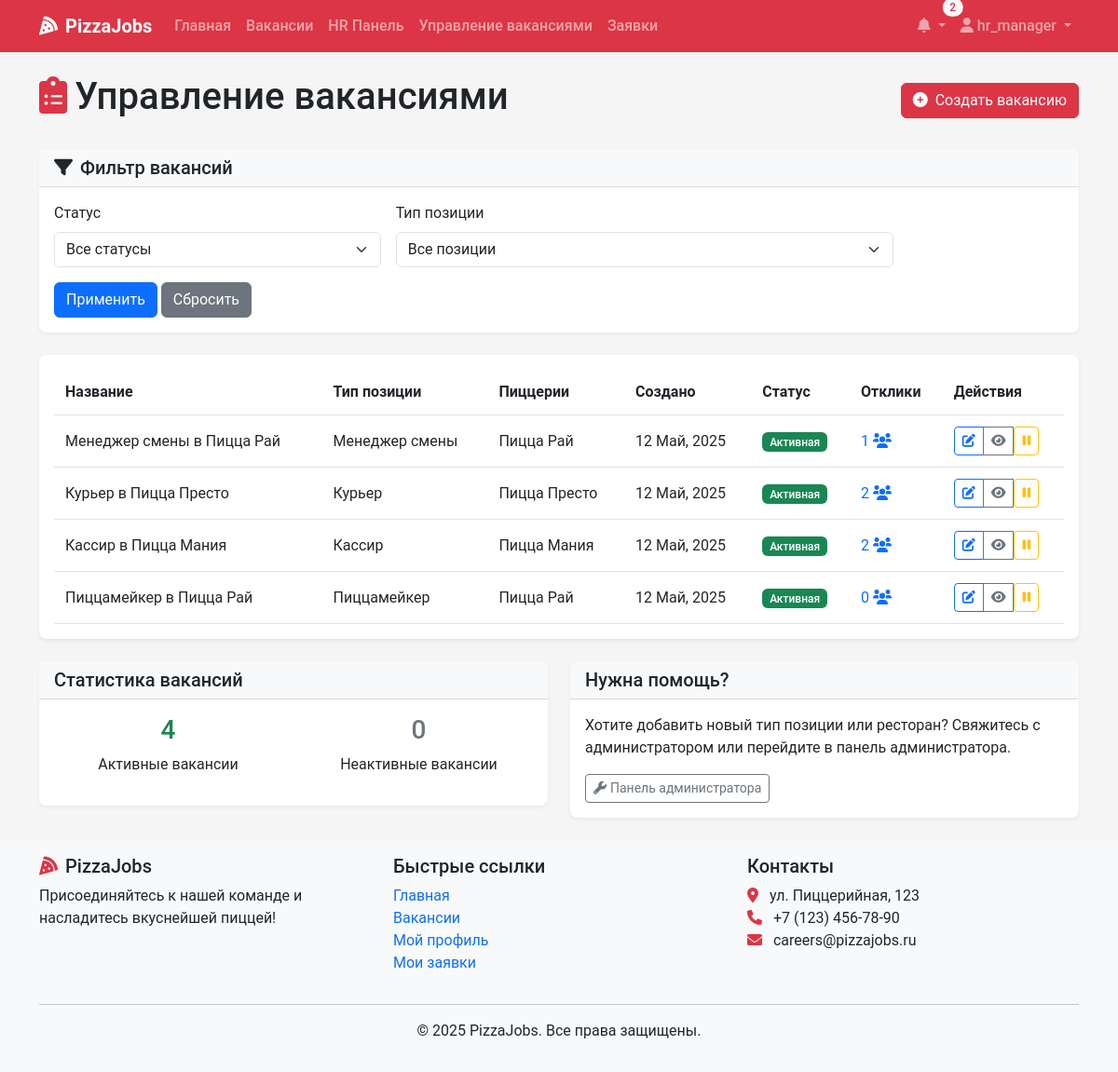
The page /hr/vacancies/ (signed in) on the database its author committed.
### recruitment/models.py (models this page shows, shortened)
class Vacancy(models.Model):
    title = models.CharField(max_length=100)
    position_type = models.ForeignKey(PositionType, on_delete=models.CASCADE, related_name='vacancies')
    restaurants = models.ManyToManyField(Restaurant, related_name='vacancies')
    description = models.TextField()
    requirements = models.TextField()
    responsibilities = models.TextField()
    conditions = models.TextField()
    salary_min = models.DecimalField(max_digits=10, decimal_places=2, null=True, blank=True)
    salary_max = models.DecimalField(max_digits=10, decimal_places=2, null=True, blank=True)
    is_active = models.BooleanField(default=True)
    created_at = models.DateTimeField(auto_now_add=True)
    updated_at = models.DateTimeField(auto_now=True)
    created_by = models.ForeignKey(User, on_delete=models.SET_NULL, null=True, related_name='created_vacancies')
    class Meta:
        verbose_name_plural = "Vacancies"

class PositionType(models.Model):
    title = models.CharField(max_length=100, unique=True)
    description = models.TextField()

class Restaurant(models.Model):
    name = models.CharField(max_length=100)
    address = models.CharField(max_length=255)
    city = models.CharField(max_length=100)
    manager = models.ForeignKey(User, on_delete=models.SET_NULL, null=True, blank=True, related_name='managed_restaurants')

### recruitment/views.py (the view)
# urls.py: path('hr/vacancies/', views.manage_vacancies, name='manage_vacancies'),
@login_required
@hr_required
def manage_vacancies(request):
    vacancies = Vacancy.objects.all().order_by('-created_at')
    status_filter = request.GET.get('status', '')
    if status_filter == 'active':
        vacancies = vacancies.filter(is_active=True)
    elif status_filter == 'inactive':
        vacancies = vacancies.filter(is_active=False)
    position_filter = request.GET.get('position_type', '')
    if position_filter:
        vacancies = vacancies.filter(position_type__id=position_filter)
    paginator = Paginator(vacancies, 20)
    page_number = request.GET.get('page')
    page_obj = paginator.get_page(page_number)
    total = Vacancy.objects.count()
    active = Vacancy.objects.filter(is_active=True).count()
    inactive = total - active
    position_types = PositionType.objects.all()
    context = {
        'page_obj': page_obj,
        'position_types': position_types,
        'selected_status': status_filter,
        'selected_position_type': position_filter,
        'total_vacancies': total,
        'active_vacancies': active,
        'inactive_vacancies': inactive,
    }
    return render(request, 'hr/vacancies_list.html', context)

### recruitment/context_processors.py (called while the page is built)
def notifications_processor(request):
    if request.user.is_authenticated:
        unread_count = Notification.objects.filter(user=request.user, read=False).count()
        latest_notifs = Notification.objects.filter(user=request.user).order_by('-created_at')[:5]
    else:
        unread_count = 0
        latest_notifs = []
    return {
        'unread_count': unread_count,
        'latest_notifications': latest_notifs,
    }

### templates/hr/vacancies_list.html (shortened to what this page needs)
{% extends 'base.html' %}
{% block content %}
<div class="container">
    <div class="d-flex justify-content-between align-items-center mb-4">
        <h1><i class="fas fa-clipboard-list me-2 text-danger"></i>Управление вакансиями</h1>
        <div>
            <a href="{% url 'create_vacancy' %}" class="btn btn-danger">
                <i class="fas fa-plus-circle me-2"></i>Создать вакансию
            </a>
        </div>
    </div>
    <div class="card mb-4 shadow-sm">
        <div class="card-header bg-light">
            <h5 class="mb-0"><i class="fas fa-filter me-2"></i>Фильтр вакансий</h5>
        </div>
        <div class="card-body">
            <form method="get" class="row g-3">
                <div class="col-md-4">
                    <label for="status" class="form-label">Статус</label>
                    <select class="form-select" id="status" name="status">
                        <option value="">Все статусы</option>
                    </select>
                </div>
                <div class="col-md-6">
                    <label for="position_type" class="form-label">Тип позиции</label>
                    <select class="form-select" id="position_type" name="position_type">
                        <option value="">Все позиции</option>
                    </select>
                </div>
                <div class="col-12">
                    <button type="submit" class="btn btn-primary">Применить</button>
                    <a href="{% url 'manage_vacancies' %}" class="btn btn-secondary">Сбросить</a>
                </div>
            </form>
        </div>
    </div>
    <div class="card shadow">
        <div class="card-body">
            {% if page_obj %}
                <div class="table-responsive">
                    <table class="table table-hover align-middle">
                        <thead>
                            <tr>
                                <th>Название</th>
                                <th>Тип позиции</th>
                                <th>Пиццерии</th>
                                <th>Создано</th>
                                <th>Статус</th>
                                <th>Отклики</th>
                                <th>Действия</th>
                            </tr>
                        </thead>
                        <tbody>
                            {% for vacancy in page_obj %}
                                <tr>
                                    <td>{{ vacancy.title }}</td>
                                    <td>{{ vacancy.position_type.title }}</td>
                                    <td>
                                        {% if vacancy.restaurants.count == 1 %}
                                            {{ vacancy.restaurants.first.name }}
                                        {% else %}
                                            {{ vacancy.restaurants.count }} пиццерий
                                        {% endif %}
                                    </td>
                                    <td>{{ vacancy.created_at|date:"d M, Y" }}</td>
                                    <td>
                                        <span class="badge {% if vacancy.is_active %}bg-success{% else %}bg-secondary{% endif %}">
                                            {% if vacancy.is_active %}Активная{% else %}Неактивная{% endif %}
                                        </span>
                                    </td>
                                    <td>
                                        <a href="{% url 'application_list' %}?vacancy={{ vacancy.id }}" class="text-decoration-none">
                                            {{ vacancy.applications.count }}
                                            <i class="fas fa-users text-primary"></i>
                                        </a>
                                    </td>
                                    <td>
                                        <div class="btn-group">
                                            <a href="{% url 'edit_vacancy' vacancy.id %}" class="btn btn-sm btn-outline-primary">
                                                <i class="fas fa-edit"></i>
                                            </a>
                                            <a href="{% url 'vacancy_detail' vacancy.id %}" class="btn btn-sm btn-outline-secondary">
                                                <i class="fas fa-eye"></i>
                                            </a>
                                            <form action="{% url 'toggle_vacancy_status' vacancy.id %}" method="post" class="d-inline">
                                                <button type="submit" class="btn btn-sm btn-outline-{% if vacancy.is_active %}warning{% else %}success{% endif %}">
                                                    <i class="fas fa-{% if vacancy.is_active %}pause{% else %}play{% endif %}"></i>
                                                </button>
                                            </form>
                                        </div>
                                    </td>
                                </tr>
                            {% endfor %}
                        </tbody>
                    </table>
                </div>
            {% else %}
                <div class="alert alert-info">
                    <i class="fas fa-info-circle me-2"></i>Вакансии по вашему запросу не найдены.
                </div>
            {% endif %}
        </div>
    </div>
   <div class="row mt-4">
    <div class="col-md-6">
        <div class="card shadow-sm">
            <div class="card-header bg-light">
                <h5 class="mb-0">Статистика вакансий</h5>
            </div>
            <div class="card-body">
                <div class="row text-center">
                    <div class="col-6">
                        <h3 class="text-success">{{ active_vacancies }}</h3>
                        <p>Активные вакансии</p>
                    </div>
                    <div class="col-6">
                        <h3 class="text-secondary">{{ inactive_vacancies }}</h3>
                        <p>Неактивные вакансии</p>
                    </div>
                </div>
            </div>
        </div>
    </div>
        <div class="col-md-6">
            <div class="card shadow-sm">
                <div class="card-header bg-light">
                    <h5 class="mb-0">Нужна помощь?</h5>
                </div>
                <div class="card-body">
                    <p>Хотите добавить новый тип позиции или ресторан? Свяжитесь с администратором или перейдите в панель администратора.</p>
                    <a href="/admin/" class="btn btn-sm btn-outline-secondary">
                        <i class="fas fa-wrench me-1"></i>Панель администратора
                    </a>
                </div>
            </div>
        </div>
    </div>
</div>
{% endblock %}

### templates/base.html (shortened to what this page needs)
<!DOCTYPE html>
<html lang="ru">
<head>
    <link href="https://cdn.jsdelivr.net/npm/bootstrap@5.3.0-alpha1/dist/css/bootstrap.min.css" rel="stylesheet">
    <link rel="stylesheet" href="https://cdnjs.cloudflare.com/ajax/libs/font-awesome/6.0.0/css/all.min.css">
    <link rel="stylesheet" href="/static/css/main.css">
</head>
<body>
    <nav class="navbar navbar-expand-lg navbar-dark bg-danger sticky-top">
        <div class="container">
            <a class="navbar-brand" href="{% url 'home' %}">
                <i class="fas fa-pizza-slice me-2"></i>PizzaJobs
            </a>
            <div class="collapse navbar-collapse" id="navbarNav">
                <ul class="navbar-nav me-auto">
                    <li class="nav-item">
                        <a class="nav-link" href="{% url 'home' %}">Главная</a>
                    </li>
                    <li class="nav-item">
                        <a class="nav-link" href="{% url 'vacancy_list' %}">Вакансии</a>
                    </li>
                    {% if user.is_authenticated %}
                        {% if user.profile.role == 'HR_MANAGER' %}
                            <li class="nav-item">
                                <a class="nav-link" href="{% url 'hr_dashboard' %}">HR Панель</a>
                            </li>
                            <li class="nav-item">
                                <a class="nav-link" href="{% url 'manage_vacancies' %}">Управление вакансиями</a>
                            </li>
                        {% elif user.profile.role == 'RESTAURANT_MANAGER' %}
                            <li class="nav-item">
                                <a class="nav-link" href="{% url 'manager_dashboard' %}">Панель менеджера</a>
                            </li>
                        {% endif %}
                        <li class="nav-item">
                            <a class="nav-link" href="{% url 'application_list' %}">Заявки</a>
                        </li>
                    {% endif %}
                </ul>
                <ul class="navbar-nav">
                    {% if user.is_authenticated %}
                        <li class="nav-item dropdown">
                            <a class="nav-link dropdown-toggle position-relative" href="#" id="notificationDropdown" role="button" data-bs-toggle="dropdown">
                                <i class="fas fa-bell"></i>
                                {% if unread_count %}
                                    <span class="badge rounded-pill bg-light text-danger position-absolute top-0 start-100 translate-middle">
                                        {{ unread_count }}
                                    </span>
                                {% endif %}
                            </a>
                        </li>
                        <li class="nav-item dropdown">
                            <a class="nav-link dropdown-toggle" href="#" id="userDropdown" role="button" data-bs-toggle="dropdown">
                                <i class="fas fa-user"></i> {{ user.username }}
                            </a>
                        </li>
                    {% endif %}
                </ul>
            </div>
        </div>
    </nav>
    <main class="py-4">
        {% block content %}{% endblock %}
    </main>
    <footer class="footer mt-auto py-3 bg-light">
        <div class="container">
            <div class="row">
                <div class="col-md-4">
                    <h5><i class="fas fa-pizza-slice text-danger me-2"></i>PizzaJobs</h5>
                    <p>Присоединяйтесь к нашей команде и насладитесь вкуснейшей пиццей!</p>
                </div>
                <div class="col-md-4">
                    <h5>Быстрые ссылки</h5>
                    <ul class="list-unstyled">
                        <li><a href="{% url 'home' %}" class="text-decoration-none">Главная</a></li>
                        <li><a href="{% url 'vacancy_list' %}" class="text-decoration-none">Вакансии</a></li>
                        {% if user.is_authenticated %}
                            <li><a href="{% url 'view_profile' %}" class="text-decoration-none">Мой профиль</a></li>
                            <li><a href="{% url 'application_list' %}" class="text-decoration-none">Мои заявки</a></li>
                        {% else %}
                            <li><a href="{% url 'login' %}" class="text-decoration-none">Войти</a></li>
                            <li><a href="{% url 'register' %}" class="text-decoration-none">Регистрация</a></li>
                        {% endif %}
                    </ul>
                </div>
                <div class="col-md-4">
                    <h5>Контакты</h5>
                    <address>
                        <i class="fas fa-map-marker-alt text-danger me-2"></i> ул. Пиццерийная, 123<br>
                        <i class="fas fa-phone text-danger me-2"></i> +7 (123) 456-78-90<br>
                        <i class="fas fa-envelope text-danger me-2"></i> careers@pizzajobs.ru
                    </address>
                </div>
            </div>
            <hr>
            <div class="text-center">
                <p>&copy; 2025 PizzaJobs. Все права защищены.</p>
            </div>
        </div>
    </footer>
</body>
</html>

### static/css/main.css (style rules this page uses)
:root { --pizza-red: #dc3545; --pizza-green: #198754; --pizza-white: #ffffff; --pizza-light: #f8f9fa; --pizza-dark: #212529; --pizza-secondary: #6c757d; }
body { font-family: 'Roboto', 'Segoe UI', Arial, sans-serif; color: var(--pizza-dark); background-color: #f5f5f5; min-height: 100vh; display: flex; flex-direction: column; }
main { flex: 1; }
.card { border-radius: 0.5rem; border: none; overflow: hidden; }
.card-header { border-bottom: 1px solid rgba(0, 0, 0, 0.125); }
.card.shadow { box-shadow: 0 0.125rem 0.25rem rgba(0, 0, 0, 0.075) !important; }
.card.shadow-sm { box-shadow: 0 0.125rem 0.25rem rgba(0, 0, 0, 0.05) !important; }
.navbar-dark.bg-danger { background-color: var(--pizza-red) !important; }
.nav-link { font-weight: 500; }
.navbar-brand { font-weight: 700; }
.footer { background-color: var(--pizza-light); padding: 2rem 0; margin-top: auto; }
.badge { font-weight: 500; padding: 0.35em 0.65em; }
.table { margin-bottom: 0; }
.table > :not(caption) > * > * { padding: 0.75rem; }
.badge.bg-success { background-color: #198754 !important; }

### rows shown on the page
Vacancy: title "Менеджер смены в Пицца Рай", position_type "Менеджер смены", restaurants.first.name "Пицца Рай", created_at "12 Май, 2025", is_active "Активная", applications.count "1"
Vacancy: title "Курьер в Пицца Престо", position_type "Курьер", restaurants.first.name "Пицца Престо", created_at "12 Май, 2025", is_active "Активная", applications.count "2"
Vacancy: title "Кассир в Пицца Мания", position_type "Кассир", restaurants.first.name "Пицца Мания", created_at "12 Май, 2025", is_active "Активная", applications.count "2"
Vacancy: title "Пиццамейкер в Пицца Рай", position_type "Пиццамейкер", restaurants.first.name "Пицца Рай", created_at "12 Май, 2025", is_active "Активная", applications.count "0"

### other values the page prints
{{ unread_count }} "2"
{{ user.username }} "hr_manager"
{{ active_vacancies }} "4"
{{ inactive_vacancies }} "0"
